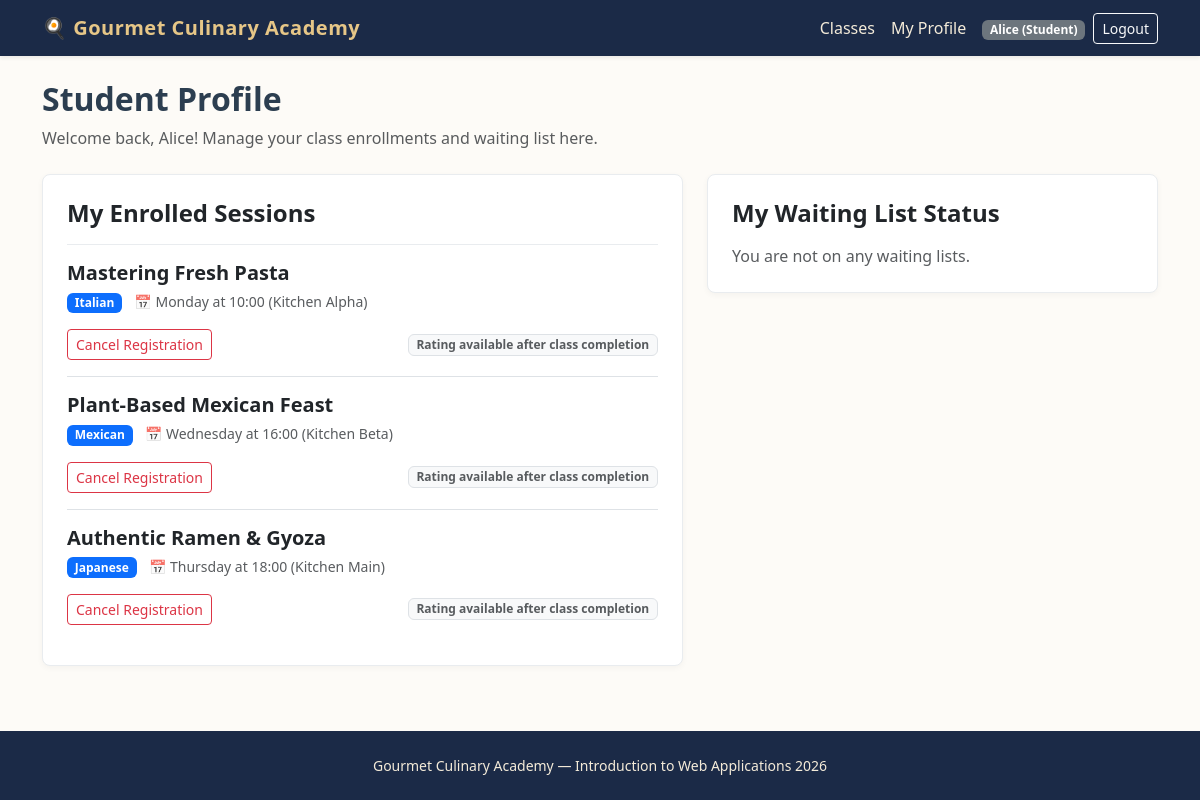
Page /student/profile (signed in) on the earlier database version.
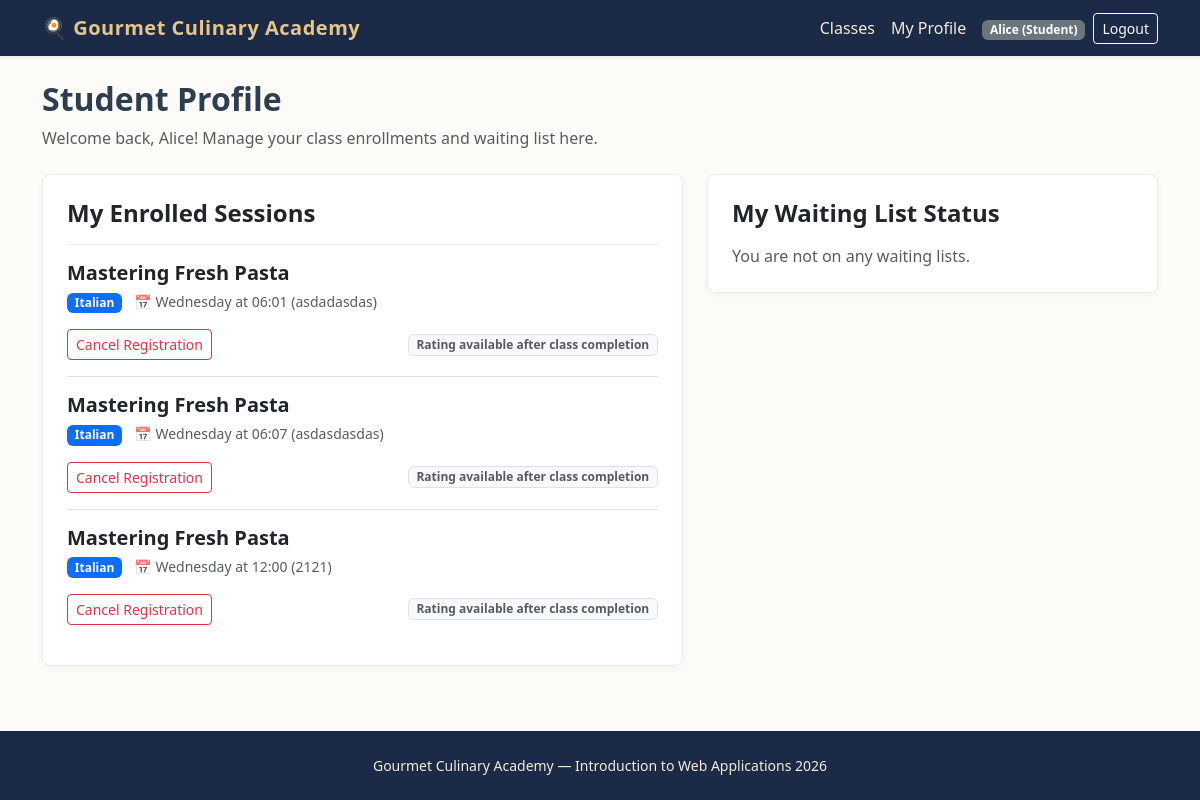
Same page on the later database version.
### tables this page shows
CREATE TABLE users (
    id INTEGER PRIMARY KEY AUTOINCREMENT,
    email TEXT UNIQUE NOT NULL,
    first_name TEXT NOT NULL,
    last_name TEXT NOT NULL,
    password TEXT NOT NULL,
    role TEXT NOT NULL CHECK(role IN ('Manager', 'Student'))
);

CREATE TABLE enrollments (
    id INTEGER PRIMARY KEY AUTOINCREMENT,
    student_id INTEGER NOT NULL,
    session_id INTEGER NOT NULL,
    FOREIGN KEY (student_id) REFERENCES users(id) ON DELETE CASCADE,
    FOREIGN KEY (session_id) REFERENCES class_sessions(id) ON DELETE CASCADE,
    UNIQUE(student_id, session_id)
);

CREATE TABLE cooking_classes (
    id INTEGER PRIMARY KEY AUTOINCREMENT,
    manager_id INTEGER NOT NULL,
    title TEXT NOT NULL UNIQUE,
    cuisine TEXT NOT NULL,
    difficulty TEXT NOT NULL CHECK(difficulty IN ('Beginner', 'Intermediate', 'Advanced')),
    duration INTEGER NOT NULL,
    dietary_category TEXT NOT NULL CHECK(dietary_category IN ('Standard', 'Vegetarian', 'Vegan', 'Gluten-free')),
    chef_name TEXT NOT NULL,
    ingredients TEXT NOT NULL, -- Virgülle ayrılmış en az 4 malzeme
    description TEXT NOT NULL,
    photo_1 TEXT NOT NULL,
    photo_2 TEXT NOT NULL,
    photo_3 TEXT NOT NULL,
    FOREIGN KEY (manager_id) REFERENCES users(id) ON DELETE CASCADE
);

CREATE TABLE class_sessions (
    id INTEGER PRIMARY KEY AUTOINCREMENT,
    class_id INTEGER NOT NULL,
    day_of_week TEXT NOT NULL CHECK(day_of_week IN ('Monday', 'Tuesday', 'Wednesday', 'Thursday', 'Friday', 'Saturday', 'Sunday')),
    start_time TEXT NOT NULL, -- HH:MM formatında
    kitchen_name TEXT NOT NULL,
    max_capacity INTEGER NOT NULL DEFAULT 10,
    FOREIGN KEY (class_id) REFERENCES cooking_classes(id) ON DELETE CASCADE
);

### routes/student_routes.py (the view)
@student_bp.route("/profile")
@login_required
def profile():
    raw_enrollments = get_student_enrollments(current_user.id)
    waiting_sessions = get_student_waiting_list(current_user.id)
    processed_enrollments = []
    for item in raw_enrollments:
        enroll_data = dict(item)
        day = enroll_data.get("day_of_week")
        time_str = enroll_data.get("start_time")
        enroll_data["is_past"] = is_session_past(day, time_str)
        enroll_data["can_cancel"] = can_cancel_enrollment(day, time_str)
        processed_enrollments.append(enroll_data)
    return render_template(
        "student/profile.html",
        enrollments=processed_enrollments,
        waiting_sessions=waiting_sessions,
    )

### app.py (called while the page is built)
@login_manager.user_loader
def load_user(user_id):
    row = get_user_by_id(user_id)
    if row:
        return User(
            user_id=row["id"],
            email=row["email"],
            first_name=row["first_name"],
            last_name=row["last_name"],
            role=row["role"]
        )
    return None

### dao/enrollment_dao.py (called while the page is built)
def get_student_enrollments(student_id):
    conn = get_db()
    cursor = conn.cursor()
    cursor.execute("""
        SELECT e.id AS enrollment_id, s.id AS session_id, s.day_of_week, s.start_time, s.kitchen_name,
               c.title AS class_title, c.cuisine
        FROM enrollments e
        JOIN class_sessions s ON e.session_id = s.id
        JOIN cooking_classes c ON s.class_id = c.id
        WHERE e.student_id = ?
        ORDER BY
            CASE s.day_of_week
                WHEN 'Monday' THEN 1 WHEN 'Tuesday' THEN 2 WHEN 'Wednesday' THEN 3
                WHEN 'Thursday' THEN 4 WHEN 'Friday' THEN 5 WHEN 'Saturday' THEN 6
                WHEN 'Sunday' THEN 7
            END, s.start_time
    """, (student_id,))
    enrollments = cursor.fetchall()
    close_db(conn)
    return enrollments

def get_student_waiting_list(student_id):
    conn = get_db()
    cursor = conn.cursor()
    cursor.execute("""
        SELECT w.id AS waiting_id, w.session_id, s.day_of_week, s.start_time,
               c.title AS class_title,
               (
                   SELECT COUNT(*) + 1
                   FROM waiting_list w2
                   WHERE w2.session_id = w.session_id AND w2.joined_at < w.joined_at
               ) AS position
        FROM waiting_list w
        JOIN class_sessions s ON w.session_id = s.id
        JOIN cooking_classes c ON s.class_id = c.id
        WHERE w.student_id = ?
        ORDER BY w.joined_at ASC
    """, (student_id,))
    waiting_list = cursor.fetchall()
    close_db(conn)
    return waiting_list

### dao/user_dao.py (called while the page is built)
def get_user_by_id(user_id):
    conn = get_db()
    cursor = conn.cursor()
    cursor.execute("SELECT * FROM users WHERE id = ?", (user_id,))
    user = cursor.fetchone()
    close_db(conn)
    return user

### database/database.py (called while the page is built)
def get_db():
    conn = sqlite3.connect(DATABASE, timeout=10.0)
    conn.row_factory = sqlite3.Row
    conn.execute("PRAGMA foreign_keys = ON")
    return conn

### routes/student_routes.py (called while the page is built)
@student_bp.before_request
@login_required
def check_student_role():
    if current_user.role != "Student":
        flash("Access denied. Student privileges required.", "danger")
        return redirect(url_for("home.index"))

### templates/student/profile.html (shortened to what this page needs)
{% extends "base.html" %}
{% block content %}
<header class="mb-4">
    <h1 class="h2 fw-bold">Student Profile</h1>
    <p class="text-muted">Welcome back, {{ current_user.first_name }}! Manage your class enrollments and waiting list here.</p>
</header>
<div class="row g-4">
    <section class="col-lg-7">
        <div class="card card-culinary p-4 mb-4">
            <h2 class="h4 fw-bold mb-3">My Enrolled Sessions</h2>
            {% if enrollments %}
                <div class="list-group list-group-flush">
                    {% for e in enrollments %}
                        <div class="list-group-item bg-transparent px-0 py-3">
                            <div class="d-flex justify-content-between align-items-start mb-2">
                                <div>
                                    <h3 class="h5 fw-bold mb-1">{{ e.class_title }}</h3>
                                    <span class="badge bg-primary">{{ e.cuisine }}</span>
                                    <span class="text-muted small ms-2">📅 {{ e.day_of_week }} at {{ e.start_time }} ({{ e.kitchen_name }})</span>
                                </div>
                            </div>
                            <div class="d-flex justify-content-between align-items-center mt-3 flex-wrap gap-2">
                                <form method="post" action="{{ url_for('student.cancel', session_id=e.session_id) }}">
                                    <button type="submit" class="btn btn-sm btn-outline-danger" onclick="return confirm('Are you sure you want to cancel this enrollment?')">Cancel Registration</button>
                                </form>
                                {% if e.is_past %}
                                    <form method="post" action="{{ url_for('student.rate_session', session_id=e.session_id) }}" class="d-flex align-items-center gap-1">
                                        <select name="score" class="form-select form-select-sm" required>
                                            <option value="" disabled selected>Rate</option>
                                            <option value="5">5 ⭐⭐⭐⭐⭐</option>
                                            <option value="4">4 ⭐⭐⭐⭐</option>
                                            <option value="3">3 ⭐⭐⭐</option>
                                            <option value="2">2 ⭐⭐</option>
                                            <option value="1">1 ⭐</option>
                                        </select>
                                        <button type="submit" class="btn btn-sm btn-warning">Submit</button>
                                    </form>
                                {% else %}
                                    <span class="badge bg-light text-muted border">Rating available after class completion</span>
                                {% endif %}
                            </div>
                        </div>
                    {% endfor %}
                </div>
            {% else %}
                <p class="text-muted mb-0">You are not currently enrolled in any cooking classes.</p>
            {% endif %}
        </div>
    </section>
    <section class="col-lg-5">
        <div class="card card-culinary p-4">
            <h2 class="h4 fw-bold mb-3">My Waiting List Status</h2>
            {% if waiting_sessions %}
                <div class="list-group list-group-flush">
                    {% for w in waiting_sessions %}
                        <div class="list-group-item bg-transparent px-0 py-3">
                            <h3 class="h6 fw-bold mb-1">{{ w.class_title }}</h3>
                            <p class="small text-muted mb-2">📅 {{ w.day_of_week }} at {{ w.start_time }}</p>
                            <div class="d-flex justify-content-between align-items-center">
                                <span class="badge bg-warning text-dark">Queue Position: #{{ w.position }}</span>
                                <form method="post" action="{{ url_for('student.leave_waiting', session_id=w.session_id) }}">
                                    <button type="submit" class="btn btn-sm btn-link text-danger p-0 text-decoration-none">Leave List</button>
                                </form>
                            </div>
                        </div>
                    {% endfor %}
                </div>
            {% else %}
                <p class="text-muted mb-0">You are not on any waiting lists.</p>
            {% endif %}
        </div>
    </section>
</div>
{% endblock %}

### templates/base.html (shortened to what this page needs)
<!DOCTYPE html>
<html lang="en">
<head>
    <link href="https://cdn.jsdelivr.net/npm/bootstrap@5.3.3/dist/css/bootstrap.min.css" rel="stylesheet">
    <link rel="stylesheet" href="{{ url_for('static', filename='css/style.css') }}">
</head>
<body>
    <header>
        <nav class="navbar navbar-expand-lg navbar-dark bg-culinary shadow-sm">
            <div class="container">
                <a class="navbar-brand" href="{{ url_for('home.index') }}">🍳 Gourmet Culinary Academy</a>
                <section class="collapse navbar-collapse" id="mainNav">
                    <ul class="navbar-nav ms-auto align-items-center">
                        <li class="nav-item">
                            <a class="nav-link" href="{{ url_for('home.index') }}">Classes</a>
                        </li>
                        {% if current_user.is_authenticated %}
                            {% if current_user.role == 'Manager' %}
                                <li class="nav-item">
                                    <a class="nav-link" href="{{ url_for('manager.dashboard') }}">Dashboard</a>
                                </li>
                                <li class="nav-item">
                                    <a class="nav-link" href="{{ url_for('manager.create_class') }}">New Class</a>
                                </li>
                            {% else %}
                                <li class="nav-item">
                                    <a class="nav-link" href="{{ url_for('student.profile') }}">My Profile</a>
                                </li>
                            {% endif %}
                            <li class="nav-item ms-lg-2">
                                <span class="badge bg-secondary">{{ current_user.first_name }} ({{ current_user.role }})</span>
                            </li>
                            <li class="nav-item ms-lg-2">
                                <a class="btn btn-sm btn-outline-light" href="{{ url_for('auth.logout') }}">Logout</a>
                            </li>
                        {% endif %}
                    </ul>
                </section>
            </div>
        </nav>
    </header>
    <main class="container py-4">
        {% block content %}{% endblock %}
    </main>
    <footer class="site-footer text-center py-4 mt-auto">
        <div class="container">
            <p class="mb-0 small">Gourmet Culinary Academy — Introduction to Web Applications 2026</p>
        </div>
    </footer>
</body>
</html>

### static/css/style.css (style rules this page uses)
body { background-color: #fdfbf7; color: #2c3e50; font-family: "Segoe UI", Tahoma, Geneva, Verdana, sans-serif; min-height: 100vh; display: flex; flex-direction: column; }
main { flex: 1; }
.bg-culinary { background-color: #1b2a47; }
.navbar-dark .navbar-brand { color: #e6c687; font-weight: 700; letter-spacing: 0.5px; }
.navbar-dark .nav-link { color: #f4ebd9; }
.card-culinary { border: 1px solid #e9ecef; border-radius: 8px; transition: transform 0.15s ease, box-shadow 0.15s ease; box-shadow: 0 2px 6px rgba(0,0,0,0.04); }
.site-footer { background-color: #1b2a47; color: #f4ebd9; }

Differences in the rows shown:
removed enrollments: class_title "Mastering Fresh Pasta", cuisine "Italian", day_of_week "Monday", start_time "10:00", kitchen_name "Kitchen Alpha"
removed enrollments: class_title "Plant-Based Mexican Feast", cuisine "Mexican", day_of_week "Wednesday", start_time "16:00", kitchen_name "Kitchen Beta"
removed enrollments: class_title "Authentic Ramen & Gyoza", cuisine "Japanese", day_of_week "Thursday", start_time "18:00", kitchen_name "Kitchen Main"
added enrollments: class_title "Mastering Fresh Pasta", cuisine "Italian", day_of_week "Wednesday", start_time "06:01", kitchen_name "asdadasdas"
added enrollments: class_title "Mastering Fresh Pasta", cuisine "Italian", day_of_week "Wednesday", start_time "06:07", kitchen_name "asdasdasdas"
added enrollments: class_title "Mastering Fresh Pasta", cuisine "Italian", day_of_week "Wednesday", start_time "12:00", kitchen_name "2121"
